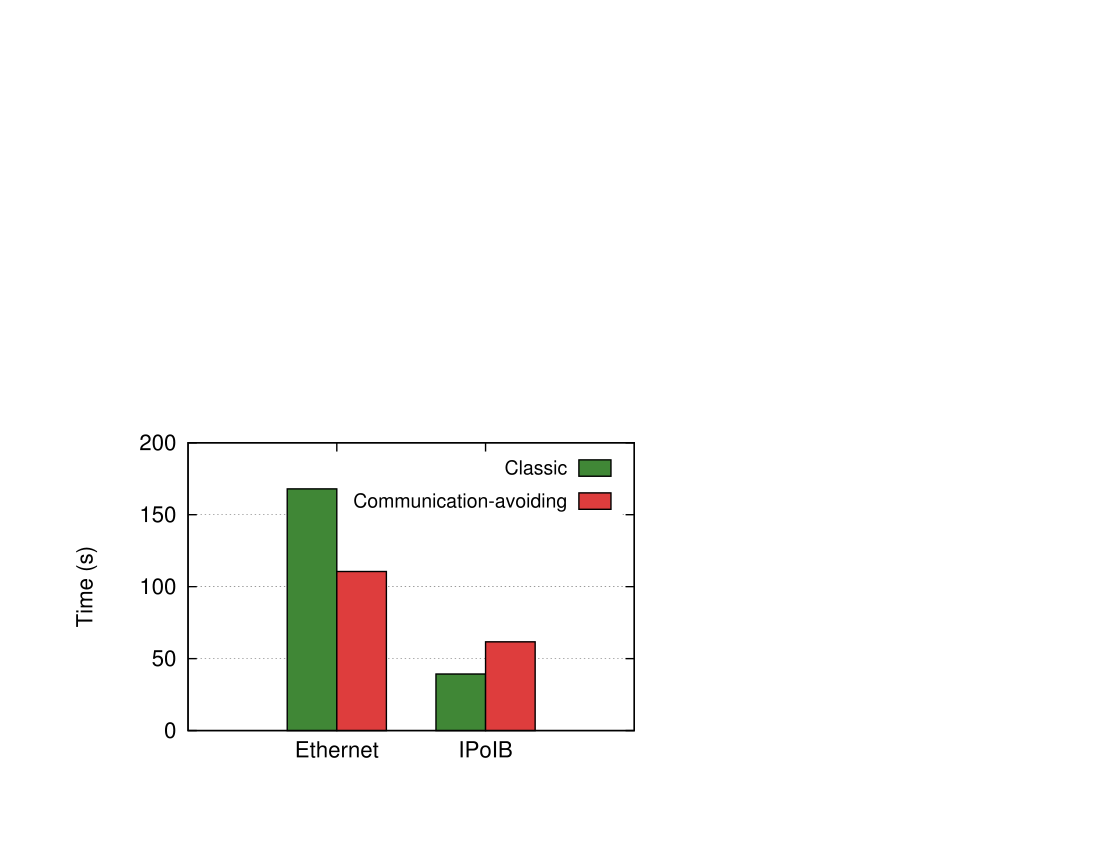

gnuplot code for this plot:
set style data histogram
set style histogram cluster gap 1
set style fill solid 1.00 border 0
set grid ytics


set key spacing 1.7 samplen 2
set key right top font "Arial, 14"

set xtics ("Ethernet" 0, "IPoIB" 1) font "Arial, 16"
set autoscale x

set ylabel "Time (s)" font "Arial, 16"
set ytics font "Arial, 16"
set yrange [0:200]

plot	"classic.dat" u 2 title 'Classic' lt -1 linecolor rgb "#408736", \
        "communication-avoiding.dat" u 2 title 'Communication-avoiding' lt -1 linecolor rgb "#DE3E3E"

set size 0.6,0.5
set term postscript 
set output "ml.eps"
replot
